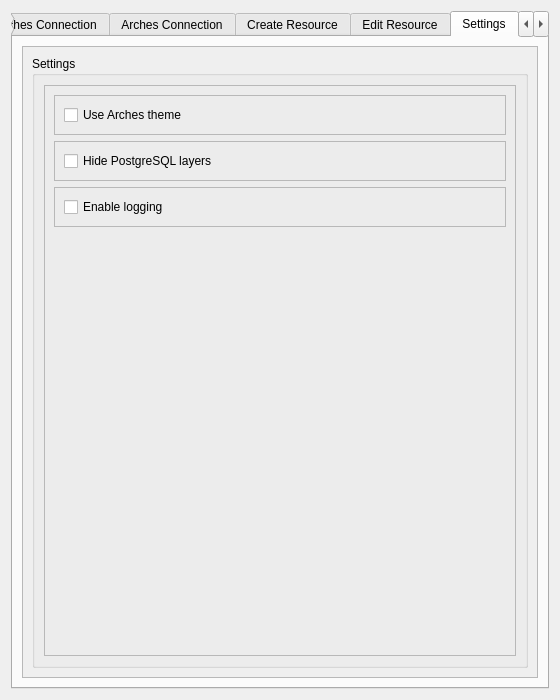
<?xml version="1.0" encoding="UTF-8"?>
<ui version="4.0">
 <class>ArchesProjectDialogBase</class>
 <widget class="QDialog" name="ArchesProjectDialogBase">
  <property name="enabled">
   <bool>true</bool>
  </property>
  <property name="geometry">
   <rect>
    <x>0</x>
    <y>0</y>
    <width>560</width>
    <height>700</height>
   </rect>
  </property>
  <property name="windowTitle">
   <string>Arches Project</string>
  </property>
  <property name="windowIcon">
   <iconset>
    <normaloff>../icons/arches_transparent_bg.png</normaloff>../icons/arches_transparent_bg.png</iconset>
  </property>
  <property name="modal">
   <bool>false</bool>
  </property>
  <layout class="QVBoxLayout" name="verticalLayout_15">
   <item>
    <widget class="QTabWidget" name="tabWidget">
     <property name="enabled">
      <bool>true</bool>
     </property>
     <property name="font">
      <font>
       <bold>false</bold>
      </font>
     </property>
     <property name="currentIndex">
      <number>4</number>
     </property>
     <property name="usesScrollButtons">
      <bool>true</bool>
     </property>
     <property name="documentMode">
      <bool>false</bool>
     </property>
     <widget class="QWidget" name="connection">
      <property name="font">
       <font>
        <bold>false</bold>
       </font>
      </property>
      <attribute name="title">
       <string>Arches Connection</string>
      </attribute>
      <layout class="QVBoxLayout" name="verticalLayout_2">
       <item>
        <widget class="QScrollArea" name="scrollArea">
         <property name="enabled">
          <bool>true</bool>
         </property>
         <property name="widgetResizable">
          <bool>true</bool>
         </property>
         <widget class="QWidget" name="scrollAreaWidgetContents">
          <property name="geometry">
           <rect>
            <x>0</x>
            <y>0</y>
            <width>518</width>
            <height>632</height>
           </rect>
          </property>
          <layout class="QVBoxLayout" name="verticalLayout_3">
           <item>
            <widget class="QGroupBox" name="groupBox">
             <property name="font">
              <font>
               <bold>false</bold>
              </font>
             </property>
             <property name="title">
              <string>Arches Connection Details</string>
             </property>
             <property name="flat">
              <bool>false</bool>
             </property>
             <property name="checkable">
              <bool>false</bool>
             </property>
             <layout class="QVBoxLayout" name="verticalLayout_4">
              <item>
               <widget class="QFrame" name="frame">
                <property name="frameShape">
                 <enum>QFrame::StyledPanel</enum>
                </property>
                <property name="frameShadow">
                 <enum>QFrame::Raised</enum>
                </property>
                <layout class="QVBoxLayout" name="verticalLayout_5">
                 <item>
                  <widget class="QFrame" name="frame_4">
                   <property name="frameShape">
                    <enum>QFrame::StyledPanel</enum>
                   </property>
                   <property name="frameShadow">
                    <enum>QFrame::Raised</enum>
                   </property>
                   <layout class="QVBoxLayout" name="verticalLayout_6">
                    <item>
                     <widget class="QLabel" name="label">
                      <property name="text">
                       <string>Arches Server e.g. http://arches-server.com</string>
                      </property>
                     </widget>
                    </item>
                    <item>
                     <widget class="QLineEdit" name="arches_server_input"/>
                    </item>
                   </layout>
                  </widget>
                 </item>
                 <item>
                  <widget class="QFrame" name="frame_3">
                   <property name="frameShape">
                    <enum>QFrame::StyledPanel</enum>
                   </property>
                   <property name="frameShadow">
                    <enum>QFrame::Raised</enum>
                   </property>
                   <layout class="QVBoxLayout" name="verticalLayout_7">
                    <item>
                     <widget class="QLabel" name="label_2">
                      <property name="text">
                       <string>Username</string>
                      </property>
                     </widget>
                    </item>
                    <item>
                     <widget class="QLineEdit" name="username_input"/>
                    </item>
                   </layout>
                  </widget>
                 </item>
                 <item>
                  <widget class="QFrame" name="frame_5">
                   <property name="frameShape">
                    <enum>QFrame::StyledPanel</enum>
                   </property>
                   <property name="frameShadow">
                    <enum>QFrame::Raised</enum>
                   </property>
                   <layout class="QVBoxLayout" name="verticalLayout_8">
                    <item>
                     <widget class="QLabel" name="label_3">
                      <property name="text">
                       <string>Password</string>
                      </property>
                     </widget>
                    </item>
                    <item>
                     <widget class="QLineEdit" name="password_input">
                      <property name="text">
                       <string/>
                      </property>
                      <property name="echoMode">
                       <enum>QLineEdit::Password</enum>
                      </property>
                      <property name="clearButtonEnabled">
                       <bool>false</bool>
                      </property>
                     </widget>
                    </item>
                   </layout>
                  </widget>
                 </item>
                </layout>
               </widget>
              </item>
              <item>
               <spacer name="horizontalSpacer">
                <property name="orientation">
                 <enum>Qt::Horizontal</enum>
                </property>
                <property name="sizeHint" stdset="0">
                 <size>
                  <width>40</width>
                  <height>20</height>
                 </size>
                </property>
               </spacer>
              </item>
              <item>
               <widget class="QFrame" name="connectionButtons">
                <property name="frameShape">
                 <enum>QFrame::StyledPanel</enum>
                </property>
                <property name="frameShadow">
                 <enum>QFrame::Raised</enum>
                </property>
                <layout class="QHBoxLayout" name="horizontalLayout">
                 <item>
                  <spacer name="horizontalSpacer_3">
                   <property name="orientation">
                    <enum>Qt::Horizontal</enum>
                   </property>
                   <property name="sizeHint" stdset="0">
                    <size>
                     <width>40</width>
                     <height>20</height>
                    </size>
                   </property>
                  </spacer>
                 </item>
                 <item>
                  <widget class="QPushButton" name="btnSave">
                   <property name="text">
                    <string>Connect</string>
                   </property>
                  </widget>
                 </item>
                 <item>
                  <spacer name="horizontalSpacer_4">
                   <property name="orientation">
                    <enum>Qt::Horizontal</enum>
                   </property>
                   <property name="sizeHint" stdset="0">
                    <size>
                     <width>40</width>
                     <height>20</height>
                    </size>
                   </property>
                  </spacer>
                 </item>
                </layout>
               </widget>
              </item>
             </layout>
            </widget>
           </item>
           <item>
            <widget class="QFrame" name="frame_2">
             <property name="frameShape">
              <enum>QFrame::StyledPanel</enum>
             </property>
             <property name="frameShadow">
              <enum>QFrame::Raised</enum>
             </property>
             <layout class="QVBoxLayout" name="verticalLayout_9">
              <item>
               <widget class="QLabel" name="label_4">
                <property name="font">
                 <font>
                  <bold>false</bold>
                 </font>
                </property>
                <property name="text">
                 <string>Connection Status</string>
                </property>
               </widget>
              </item>
              <item>
               <widget class="QTextEdit" name="connection_status">
                <property name="enabled">
                 <bool>true</bool>
                </property>
                <property name="readOnly">
                 <bool>true</bool>
                </property>
               </widget>
              </item>
             </layout>
            </widget>
           </item>
          </layout>
         </widget>
        </widget>
       </item>
      </layout>
     </widget>
     <widget class="QWidget" name="connected">
      <attribute name="title">
       <string>Arches Connection</string>
      </attribute>
      <layout class="QVBoxLayout" name="verticalLayout_29">
       <item>
        <widget class="QScrollArea" name="scrollArea_5">
         <property name="widgetResizable">
          <bool>true</bool>
         </property>
         <widget class="QWidget" name="scrollAreaWidgetContents_5">
          <property name="geometry">
           <rect>
            <x>0</x>
            <y>0</y>
            <width>518</width>
            <height>632</height>
           </rect>
          </property>
          <layout class="QVBoxLayout" name="verticalLayout_28">
           <item>
            <widget class="QGroupBox" name="groupBox_5">
             <property name="title">
              <string>Arches Connection</string>
             </property>
             <layout class="QVBoxLayout" name="verticalLayout_27">
              <item>
               <widget class="QFrame" name="frame_16">
                <property name="frameShape">
                 <enum>QFrame::StyledPanel</enum>
                </property>
                <property name="frameShadow">
                 <enum>QFrame::Raised</enum>
                </property>
                <layout class="QVBoxLayout" name="verticalLayout_30">
                 <item>
                  <widget class="QLabel" name="loginSuccess">
                   <property name="text">
                    <string>You have successfully logged in!</string>
                   </property>
                  </widget>
                 </item>
                 <item>
                  <widget class="QFrame" name="archesUserFrame">
                   <property name="frameShape">
                    <enum>QFrame::StyledPanel</enum>
                   </property>
                   <property name="frameShadow">
                    <enum>QFrame::Raised</enum>
                   </property>
                   <layout class="QVBoxLayout" name="verticalLayout_32">
                    <item>
                     <widget class="QLabel" name="displayUser">
                      <property name="text">
                       <string>text to display user</string>
                      </property>
                     </widget>
                    </item>
                   </layout>
                  </widget>
                 </item>
                 <item>
                  <widget class="QFrame" name="archesURLFrame">
                   <property name="frameShape">
                    <enum>QFrame::StyledPanel</enum>
                   </property>
                   <property name="frameShadow">
                    <enum>QFrame::Raised</enum>
                   </property>
                   <layout class="QVBoxLayout" name="verticalLayout_33">
                    <item>
                     <widget class="QLabel" name="displayArchesURL">
                      <property name="text">
                       <string>arches URL</string>
                      </property>
                     </widget>
                    </item>
                   </layout>
                  </widget>
                 </item>
                 <item>
                  <spacer name="verticalSpacer_6">
                   <property name="orientation">
                    <enum>Qt::Vertical</enum>
                   </property>
                   <property name="sizeType">
                    <enum>QSizePolicy::Fixed</enum>
                   </property>
                   <property name="sizeHint" stdset="0">
                    <size>
                     <width>20</width>
                     <height>40</height>
                    </size>
                   </property>
                  </spacer>
                 </item>
                 <item>
                  <widget class="QFrame" name="logoutFrame">
                   <property name="frameShape">
                    <enum>QFrame::StyledPanel</enum>
                   </property>
                   <property name="frameShadow">
                    <enum>QFrame::Raised</enum>
                   </property>
                   <layout class="QHBoxLayout" name="horizontalLayout_5">
                    <item>
                     <spacer name="horizontalSpacer_10">
                      <property name="orientation">
                       <enum>Qt::Horizontal</enum>
                      </property>
                      <property name="sizeHint" stdset="0">
                       <size>
                        <width>169</width>
                        <height>20</height>
                       </size>
                      </property>
                     </spacer>
                    </item>
                    <item>
                     <widget class="QPushButton" name="btnReset">
                      <property name="text">
                       <string>Logout</string>
                      </property>
                     </widget>
                    </item>
                    <item>
                     <spacer name="horizontalSpacer_11">
                      <property name="orientation">
                       <enum>Qt::Horizontal</enum>
                      </property>
                      <property name="sizeHint" stdset="0">
                       <size>
                        <width>169</width>
                        <height>20</height>
                       </size>
                      </property>
                     </spacer>
                    </item>
                   </layout>
                  </widget>
                 </item>
                 <item>
                  <spacer name="verticalSpacer_5">
                   <property name="orientation">
                    <enum>Qt::Vertical</enum>
                   </property>
                   <property name="sizeHint" stdset="0">
                    <size>
                     <width>20</width>
                     <height>40</height>
                    </size>
                   </property>
                  </spacer>
                 </item>
                </layout>
               </widget>
              </item>
             </layout>
            </widget>
           </item>
          </layout>
         </widget>
        </widget>
       </item>
      </layout>
     </widget>
     <widget class="QWidget" name="createResource">
      <attribute name="title">
       <string>Create Resource</string>
      </attribute>
      <layout class="QVBoxLayout" name="verticalLayout">
       <item>
        <widget class="QScrollArea" name="scrollArea_2">
         <property name="widgetResizable">
          <bool>true</bool>
         </property>
         <widget class="QWidget" name="scrollAreaWidgetContents_2">
          <property name="geometry">
           <rect>
            <x>0</x>
            <y>0</y>
            <width>518</width>
            <height>632</height>
           </rect>
          </property>
          <layout class="QVBoxLayout" name="verticalLayout_11">
           <item>
            <widget class="QGroupBox" name="groupBox_2">
             <property name="title">
              <string>Create New Arches Resource</string>
             </property>
             <layout class="QVBoxLayout" name="verticalLayout_14">
              <item>
               <widget class="QFrame" name="frame_7">
                <property name="frameShape">
                 <enum>QFrame::StyledPanel</enum>
                </property>
                <property name="frameShadow">
                 <enum>QFrame::Raised</enum>
                </property>
                <layout class="QVBoxLayout" name="verticalLayout_10">
                 <item>
                  <widget class="QFrame" name="frame_9">
                   <property name="frameShape">
                    <enum>QFrame::StyledPanel</enum>
                   </property>
                   <property name="frameShadow">
                    <enum>QFrame::Raised</enum>
                   </property>
                   <layout class="QVBoxLayout" name="verticalLayout_16">
                    <item>
                     <widget class="QLabel" name="label_6">
                      <property name="text">
                       <string>Select Arches Resource Model</string>
                      </property>
                     </widget>
                    </item>
                    <item>
                     <widget class="QComboBox" name="createResModelSelect"/>
                    </item>
                   </layout>
                  </widget>
                 </item>
                 <item>
                  <widget class="QFrame" name="geometryNodeSelectFrame">
                   <property name="enabled">
                    <bool>true</bool>
                   </property>
                   <property name="frameShape">
                    <enum>QFrame::StyledPanel</enum>
                   </property>
                   <property name="frameShadow">
                    <enum>QFrame::Raised</enum>
                   </property>
                   <layout class="QVBoxLayout" name="verticalLayout_18">
                    <item>
                     <widget class="QLabel" name="selectGeomNodeLabel">
                      <property name="text">
                       <string>Select Geometry Node</string>
                      </property>
                     </widget>
                    </item>
                    <item>
                     <widget class="QComboBox" name="geometryNodeSelect"/>
                    </item>
                   </layout>
                  </widget>
                 </item>
                 <item>
                  <widget class="QFrame" name="frame_10">
                   <property name="frameShape">
                    <enum>QFrame::StyledPanel</enum>
                   </property>
                   <property name="frameShadow">
                    <enum>QFrame::Raised</enum>
                   </property>
                   <layout class="QVBoxLayout" name="verticalLayout_17">
                    <item>
                     <widget class="QLabel" name="label_7">
                      <property name="text">
                       <string>Select Feature(s) to Upload</string>
                      </property>
                     </widget>
                    </item>
                    <item>
                     <widget class="QComboBox" name="createResFeatureSelect"/>
                    </item>
                   </layout>
                  </widget>
                 </item>
                </layout>
               </widget>
              </item>
              <item>
               <spacer name="horizontalSpacer_6">
                <property name="orientation">
                 <enum>Qt::Horizontal</enum>
                </property>
                <property name="sizeHint" stdset="0">
                 <size>
                  <width>40</width>
                  <height>20</height>
                 </size>
                </property>
               </spacer>
              </item>
              <item>
               <widget class="QFrame" name="frame_11">
                <property name="frameShape">
                 <enum>QFrame::StyledPanel</enum>
                </property>
                <property name="frameShadow">
                 <enum>QFrame::Raised</enum>
                </property>
                <layout class="QHBoxLayout" name="horizontalLayout_3">
                 <item>
                  <spacer name="horizontalSpacer_2">
                   <property name="orientation">
                    <enum>Qt::Horizontal</enum>
                   </property>
                   <property name="sizeHint" stdset="0">
                    <size>
                     <width>40</width>
                     <height>20</height>
                    </size>
                   </property>
                  </spacer>
                 </item>
                 <item>
                  <widget class="QPushButton" name="addNewRes">
                   <property name="text">
                    <string>Create resource</string>
                   </property>
                  </widget>
                 </item>
                 <item>
                  <spacer name="horizontalSpacer_5">
                   <property name="orientation">
                    <enum>Qt::Horizontal</enum>
                   </property>
                   <property name="sizeHint" stdset="0">
                    <size>
                     <width>40</width>
                     <height>20</height>
                    </size>
                   </property>
                  </spacer>
                 </item>
                </layout>
               </widget>
              </item>
             </layout>
            </widget>
           </item>
           <item>
            <spacer name="verticalSpacer">
             <property name="orientation">
              <enum>Qt::Vertical</enum>
             </property>
             <property name="sizeType">
              <enum>QSizePolicy::Fixed</enum>
             </property>
             <property name="sizeHint" stdset="0">
              <size>
               <width>20</width>
               <height>20</height>
              </size>
             </property>
            </spacer>
           </item>
           <item>
            <widget class="QFrame" name="frame_6">
             <property name="frameShape">
              <enum>QFrame::StyledPanel</enum>
             </property>
             <property name="frameShadow">
              <enum>QFrame::Raised</enum>
             </property>
             <layout class="QVBoxLayout" name="verticalLayout_12">
              <item>
               <widget class="QTextEdit" name="createResOutputBox">
                <property name="readOnly">
                 <bool>true</bool>
                </property>
               </widget>
              </item>
             </layout>
            </widget>
           </item>
           <item>
            <spacer name="verticalSpacer_2">
             <property name="orientation">
              <enum>Qt::Vertical</enum>
             </property>
             <property name="sizeHint" stdset="0">
              <size>
               <width>20</width>
               <height>40</height>
              </size>
             </property>
            </spacer>
           </item>
          </layout>
         </widget>
        </widget>
       </item>
      </layout>
     </widget>
     <widget class="QWidget" name="editResource">
      <attribute name="title">
       <string>Edit Resource</string>
      </attribute>
      <layout class="QVBoxLayout" name="verticalLayout_19">
       <item>
        <widget class="QScrollArea" name="scrollArea_3">
         <property name="widgetResizable">
          <bool>true</bool>
         </property>
         <widget class="QWidget" name="scrollAreaWidgetContents_4">
          <property name="geometry">
           <rect>
            <x>0</x>
            <y>0</y>
            <width>518</width>
            <height>632</height>
           </rect>
          </property>
          <layout class="QVBoxLayout" name="verticalLayout_13">
           <item>
            <widget class="QGroupBox" name="groupBox_3">
             <property name="title">
              <string>Edit Existing Arches Resource</string>
             </property>
             <layout class="QVBoxLayout" name="verticalLayout_20">
              <item>
               <widget class="QFrame" name="frame_8">
                <property name="frameShape">
                 <enum>QFrame::StyledPanel</enum>
                </property>
                <property name="frameShadow">
                 <enum>QFrame::Raised</enum>
                </property>
                <layout class="QVBoxLayout" name="verticalLayout_22">
                 <item>
                  <widget class="QLabel" name="label_5">
                   <property name="text">
                    <string>Selected Resource</string>
                   </property>
                  </widget>
                 </item>
                 <item>
                  <widget class="QLineEdit" name="selectedResUUID">
                   <property name="readOnly">
                    <bool>true</bool>
                   </property>
                  </widget>
                 </item>
                 <item>
                  <widget class="QTableWidget" name="selectedResAttributeTable">
                   <property name="editTriggers">
                    <set>QAbstractItemView::NoEditTriggers</set>
                   </property>
                   <attribute name="horizontalHeaderStretchLastSection">
                    <bool>true</bool>
                   </attribute>
                  </widget>
                 </item>
                </layout>
               </widget>
              </item>
              <item>
               <spacer name="horizontalSpacer_9">
                <property name="orientation">
                 <enum>Qt::Horizontal</enum>
                </property>
                <property name="sizeHint" stdset="0">
                 <size>
                  <width>40</width>
                  <height>20</height>
                 </size>
                </property>
               </spacer>
              </item>
              <item>
               <widget class="QFrame" name="frame_12">
                <property name="frameShape">
                 <enum>QFrame::StyledPanel</enum>
                </property>
                <property name="frameShadow">
                 <enum>QFrame::Raised</enum>
                </property>
                <layout class="QVBoxLayout" name="verticalLayout_21">
                 <item>
                  <widget class="QLabel" name="label_8">
                   <property name="text">
                    <string>Select New Feature(s)</string>
                   </property>
                  </widget>
                 </item>
                 <item>
                  <widget class="QComboBox" name="editResSelectFeatures"/>
                 </item>
                 <item>
                  <widget class="QFrame" name="frame_13">
                   <property name="frameShape">
                    <enum>QFrame::StyledPanel</enum>
                   </property>
                   <property name="frameShadow">
                    <enum>QFrame::Raised</enum>
                   </property>
                   <layout class="QHBoxLayout" name="horizontalLayout_2">
                    <item>
                     <spacer name="horizontalSpacer_7">
                      <property name="orientation">
                       <enum>Qt::Horizontal</enum>
                      </property>
                      <property name="sizeHint" stdset="0">
                       <size>
                        <width>40</width>
                        <height>20</height>
                       </size>
                      </property>
                     </spacer>
                    </item>
                    <item>
                     <widget class="QPushButton" name="addEditRes">
                      <property name="text">
                       <string>Add geometry</string>
                      </property>
                     </widget>
                    </item>
                    <item>
                     <widget class="QPushButton" name="replaceEditRes">
                      <property name="text">
                       <string>Replace geometry</string>
                      </property>
                     </widget>
                    </item>
                    <item>
                     <spacer name="horizontalSpacer_8">
                      <property name="orientation">
                       <enum>Qt::Horizontal</enum>
                      </property>
                      <property name="sizeHint" stdset="0">
                       <size>
                        <width>40</width>
                        <height>20</height>
                       </size>
                      </property>
                     </spacer>
                    </item>
                   </layout>
                  </widget>
                 </item>
                </layout>
               </widget>
              </item>
              <item>
               <spacer name="verticalSpacer_3">
                <property name="orientation">
                 <enum>Qt::Vertical</enum>
                </property>
                <property name="sizeHint" stdset="0">
                 <size>
                  <width>20</width>
                  <height>40</height>
                 </size>
                </property>
               </spacer>
              </item>
             </layout>
            </widget>
           </item>
          </layout>
         </widget>
        </widget>
       </item>
      </layout>
     </widget>
     <widget class="QWidget" name="settings">
      <attribute name="title">
       <string>Settings</string>
      </attribute>
      <layout class="QVBoxLayout" name="verticalLayout_23">
       <item>
        <widget class="QScrollArea" name="scrollArea_4">
         <property name="widgetResizable">
          <bool>true</bool>
         </property>
         <widget class="QWidget" name="scrollAreaWidgetContents_3">
          <property name="geometry">
           <rect>
            <x>0</x>
            <y>0</y>
            <width>518</width>
            <height>632</height>
           </rect>
          </property>
          <layout class="QHBoxLayout" name="horizontalLayout_4">
           <item>
            <widget class="QGroupBox" name="groupBox_4">
             <property name="title">
              <string>Settings</string>
             </property>
             <layout class="QVBoxLayout" name="verticalLayout_24">
              <item>
               <widget class="QFrame" name="frame_14">
                <property name="frameShape">
                 <enum>QFrame::StyledPanel</enum>
                </property>
                <property name="frameShadow">
                 <enum>QFrame::Raised</enum>
                </property>
                <layout class="QVBoxLayout" name="verticalLayout_26">
                 <item>
                  <widget class="QFrame" name="frame_15">
                   <property name="frameShape">
                    <enum>QFrame::StyledPanel</enum>
                   </property>
                   <property name="frameShadow">
                    <enum>QFrame::Raised</enum>
                   </property>
                   <layout class="QVBoxLayout" name="verticalLayout_25">
                    <item>
                     <widget class="QCheckBox" name="useStylesheetCheckbox">
                      <property name="enabled">
                       <bool>true</bool>
                      </property>
                      <property name="text">
                       <string>Use Arches theme</string>
                      </property>
                     </widget>
                    </item>
                   </layout>
                  </widget>
                 </item>
                 <item>
                  <widget class="QFrame" name="frame_17">
                   <property name="frameShape">
                    <enum>QFrame::StyledPanel</enum>
                   </property>
                   <property name="frameShadow">
                    <enum>QFrame::Raised</enum>
                   </property>
                   <layout class="QVBoxLayout" name="verticalLayout_34">
                    <item>
                     <widget class="QCheckBox" name="hidePostgresLayers">
                      <property name="text">
                       <string>Hide PostgreSQL layers</string>
                      </property>
                     </widget>
                    </item>
                   </layout>
                  </widget>
                 </item>
                 <item>
                  <widget class="QFrame" name="frame_18">
                   <property name="frameShape">
                    <enum>QFrame::StyledPanel</enum>
                   </property>
                   <property name="frameShadow">
                    <enum>QFrame::Raised</enum>
                   </property>
                   <layout class="QVBoxLayout" name="verticalLayout_38">
                    <item>
                     <widget class="QCheckBox" name="enableLoggingCheckbox">
                      <property name="text">
                       <string>Enable logging</string>
                      </property>
                     </widget>
                    </item>
                   </layout>
                  </widget>
                 </item>
                 <item>
                  <spacer name="verticalSpacer_4">
                   <property name="orientation">
                    <enum>Qt::Vertical</enum>
                   </property>
                   <property name="sizeHint" stdset="0">
                    <size>
                     <width>20</width>
                     <height>40</height>
                    </size>
                   </property>
                  </spacer>
                 </item>
                </layout>
               </widget>
              </item>
             </layout>
            </widget>
           </item>
          </layout>
         </widget>
        </widget>
       </item>
      </layout>
     </widget>
     <widget class="QWidget" name="log">
      <attribute name="title">
       <string>Log</string>
      </attribute>
      <layout class="QVBoxLayout" name="verticalLayout_37">
       <item>
        <widget class="QScrollArea" name="scrollArea_6">
         <property name="widgetResizable">
          <bool>true</bool>
         </property>
         <widget class="QWidget" name="scrollAreaWidgetContents_6">
          <property name="geometry">
           <rect>
            <x>0</x>
            <y>0</y>
            <width>518</width>
            <height>632</height>
           </rect>
          </property>
          <layout class="QVBoxLayout" name="verticalLayout_35">
           <item>
            <widget class="QGroupBox" name="groupBox_6">
             <property name="title">
              <string>Log</string>
             </property>
             <layout class="QVBoxLayout" name="verticalLayout_36">
              <item>
               <widget class="QTextEdit" name="textEdit">
                <property name="readOnly">
                 <bool>true</bool>
                </property>
               </widget>
              </item>
             </layout>
            </widget>
           </item>
          </layout>
         </widget>
        </widget>
       </item>
      </layout>
     </widget>
    </widget>
   </item>
  </layout>
 </widget>
 <resources/>
 <connections/>
</ui>
